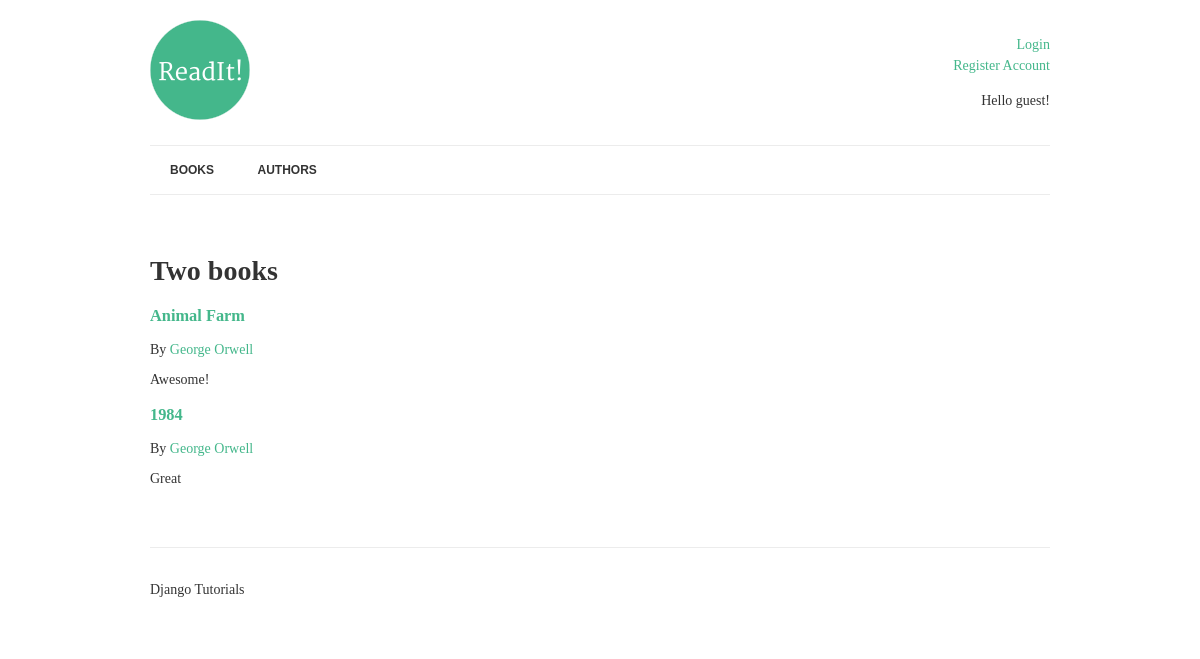
/, run on an earlier commit of the app's database.
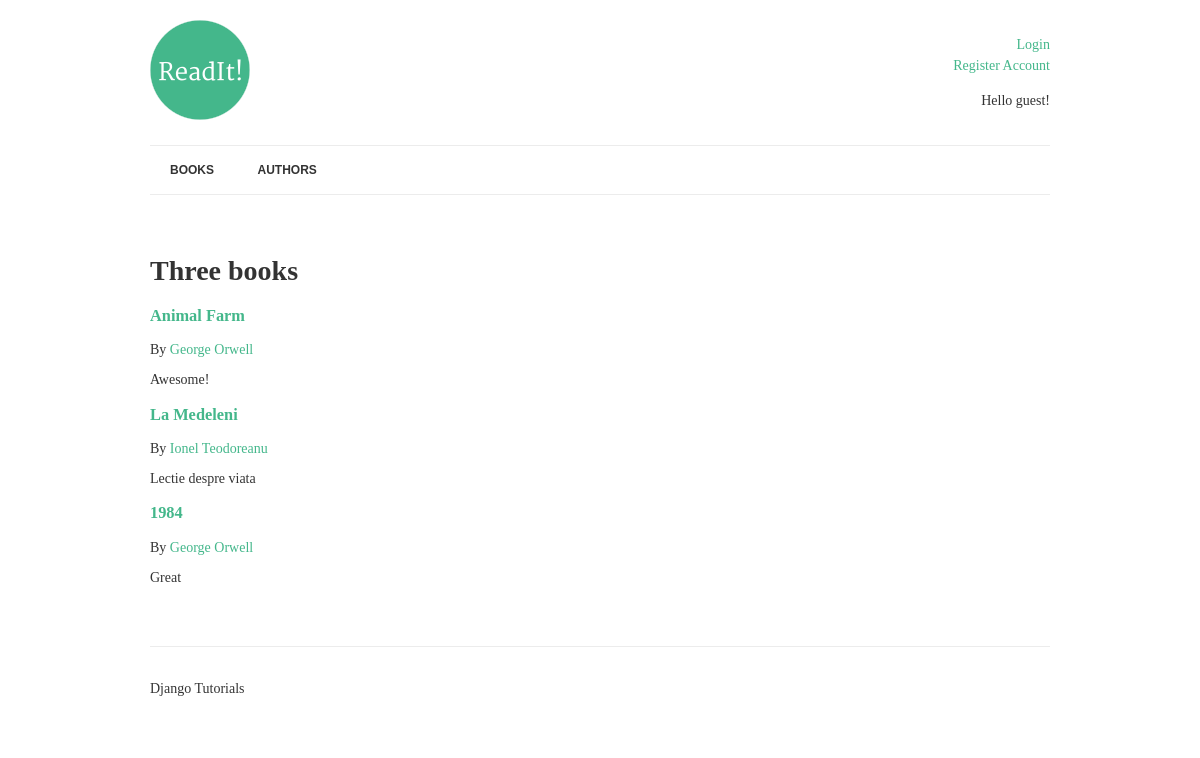
And on a later commit of the database.
### books/models.py (models this page shows, shortened)
class Book(models.Model):
    title = models.CharField(max_length=150)
    authors = models.ManyToManyField('Author', related_name="books")
    review = models.TextField(blank=True, null=True)
    date_reviewed = models.DateTimeField(blank=True, null=True)
    is_favourite = models.BooleanField(default=False, verbose_name='Favourite?')

class Author(models.Model):
    name = models.CharField(max_length=70,
                            help_text='Use pen name, not real name',
                            unique=True)

### books/views.py (the view)
# urls.py: url(r'^$', views.list_books, name='books'),
def list_books(request):
    books = Book.objects.exclude(date_reviewed__isnull=True).prefetch_related(
        'authors')
    context = {
        'books': books
    }
    return render(request, 'books/index.html', context)

### templates/books/index.html
{% extends 'books/base.html' %}
{% load humanize %}
{% block content %}
  <h1>{{ books.count|apnumber|title }} book{{ books.count|pluralize }}</h1>
  {% for book in books %}
    {% include 'books/book-detail.html' %}
  {% endfor %}
{% endblock %}

### templates/books/book-detail.html (shortened to what this page needs)
<div class="books/book">
  <h3>
    <a href="{% url 'book-detail' book.pk %}">
      {{ book.title | title }}
    </a>
  </h3>
  <p>By
    {% for author in book.authors.all %}
      <a href="{% url 'author-detail' author.pk %}">
        {{ author.name }}
      </a>
    {% endfor %}
  </p>
  <p>{{ book.review|linebreaks }}</p>
</div>

What changed in the data, as far as the page shows it:
now on this page (row edited): Book: title "La Medeleni", review "Lectie despre viata"
now on this page (row unchanged): Author: name "Ionel Teodoreanu", shown under "La Medeleni"
Also different on the page:
{{ books.count|apnumber|title }}: "Two" → "Three"
